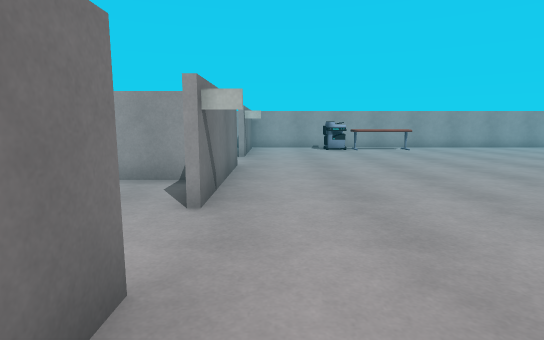
View 1 (above)

16 first-person views from a walk through a scene from a Unity 3-D project. The camera is 1.2 m above the floor, tilts 8° down and sees 80° across. The floor is counted in squares, 1 m on a side. Each view is taken from the middle of a square. On the plan, view 1 faces up. The plan holds only what a view shows up to about 14 squares ahead; the rest is blank. The player is left out. Some animated figures are not drawn. Some surface patterns are stand-ins.

View 2
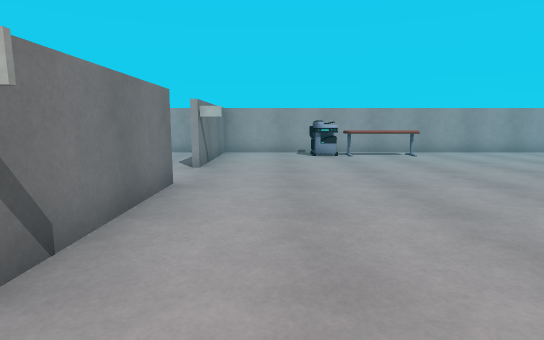

View 3
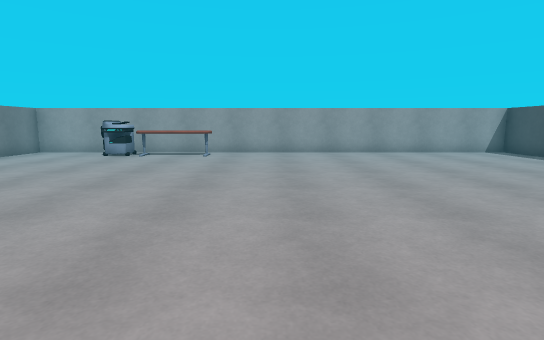

View 4
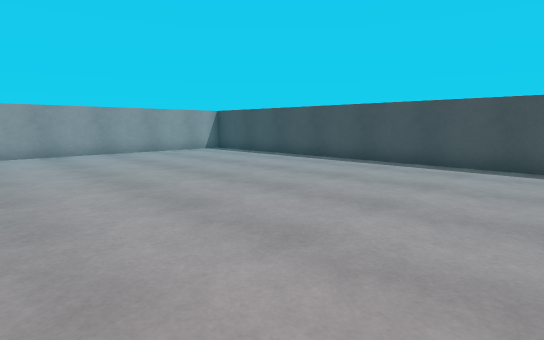

View 5
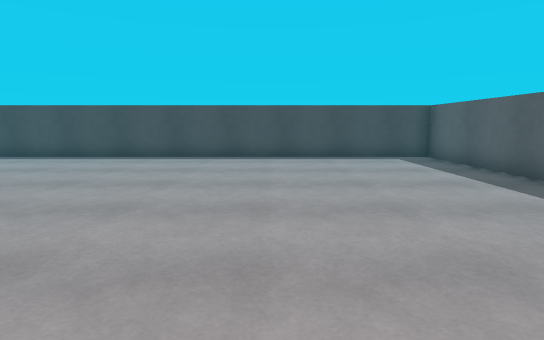

View 6
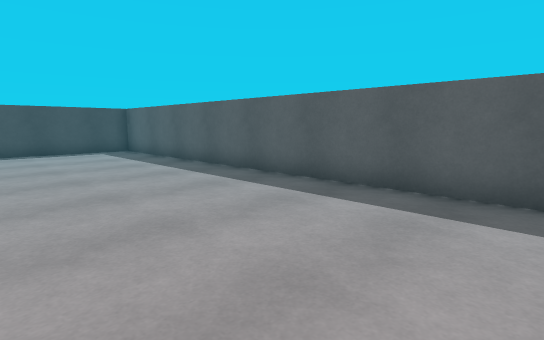

View 7
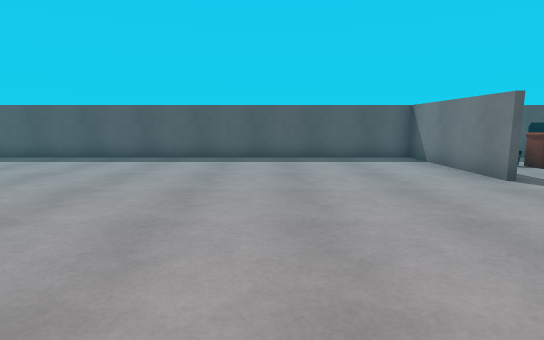

View 8
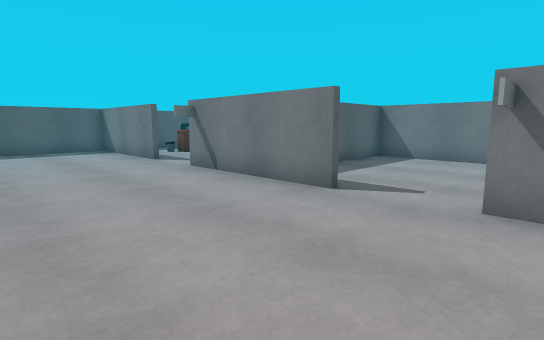

View 9
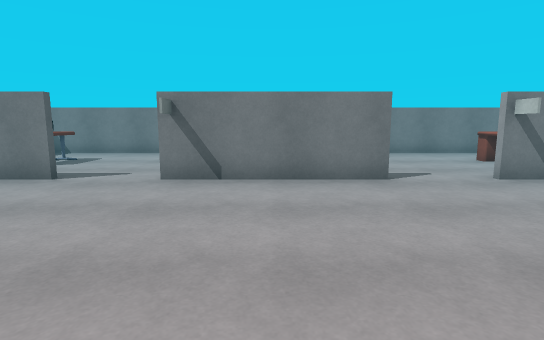

View 10
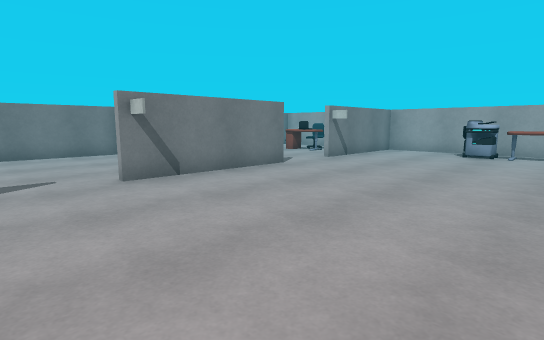

View 11
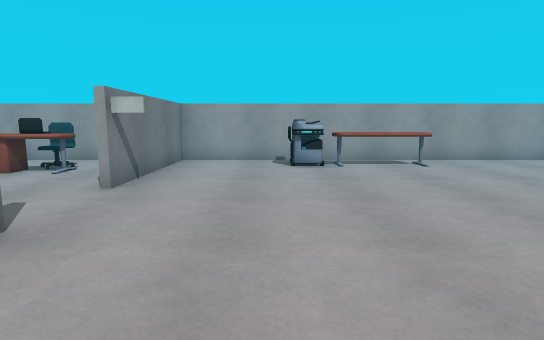

View 12
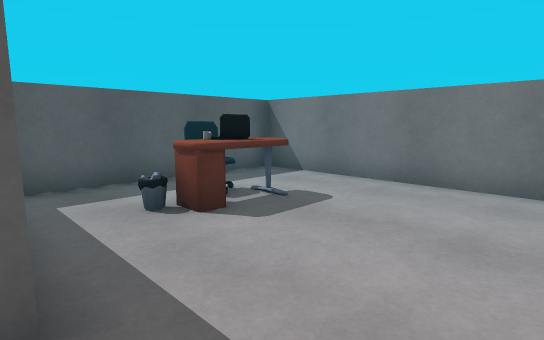

View 13
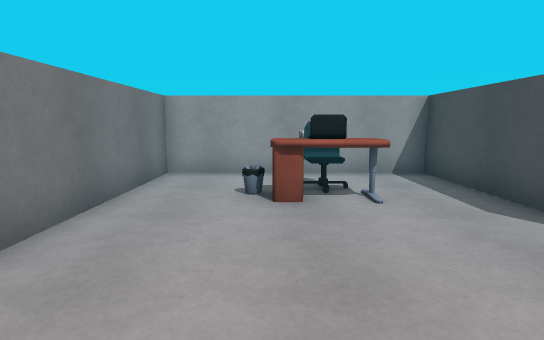

View 14
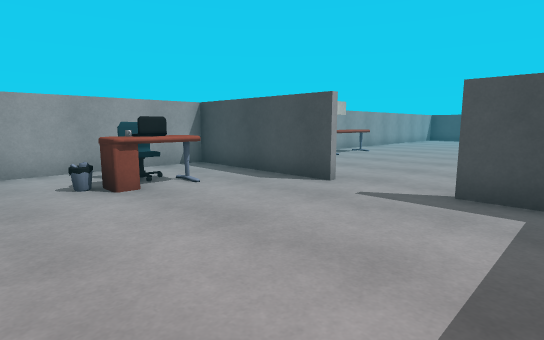

View 15
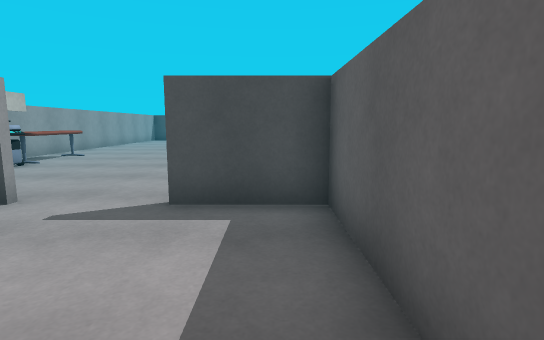

View 16
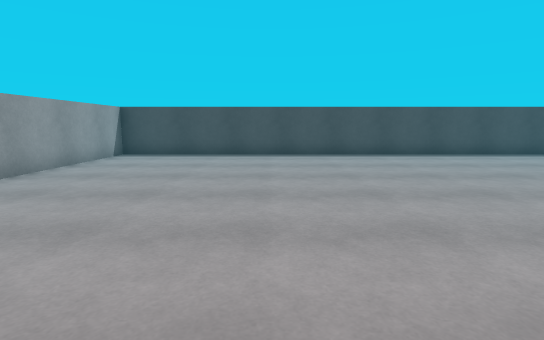

### Floor plan
Points are (right, up) in squares from view 1. A wall is a line through its corners. A room is listed if a view was taken in it or the views show most of it. See-through windows are left out.
Room 1 (views 1, 2, 3, 4, 5, 6, 7, 8, 9, 10, 11, 12, 16)
walls: (-0.4, 4.8) (-1.1, 4.8); (-1, 9.6) (-1, 4.5); (-1, 2.2) (-1, -2.8) (19, -2.8) (19, 17) (-0.9, 17); (-1, 17) (-1, 11.9)
ways out: opening at (-1, 10.5) to room 2; opening at (-1, 3.5) to room 3
objects: other object (3, 15) to (3, 16); other object (4, 15) to (7, 16)
Room 2 (views 13, 14, 15)
walls: (-1.2, 11.9) (-1.2, 17); (-0.4, 12.2) (-1.1, 12.2); (-0.9, 17) (-7.6, 17) (-7.6, 7.1) (-1.2, 7.1) (-1.2, 9.6)
ways out: opening at (-1, 10.5) to room 1
objects: other object (-5, 14) to (-5, 15); other object (-4, 14); other object (-4, 15); other object (-3, 14)
Room 3 (no view inside)
walls: (-7.6, 6.9) (-7.6, -2.8) (-1.8, -2.8); (-1.8, 7) (-3.4, 7)
ways out: opening at (-1, 3.5) to room 1
objects: other object (-5, -1) to (-4, -1); other object (-5, 0); other object (-4, 0); other object (-4, 1); other object (-3, 0)

Positions as (right, up) in squares from view 1, and headings:
1: (0, 0), facing up
2: (1, 3), facing up
3: (9, 3), facing up
4: (9, 3), facing up-right
5: (7, 3), facing right
6: (4, 3), facing down-right
7: (4, 9), facing down
8: (4, 13), facing down-left
9: (6, 7), facing left
10: (6, 2), facing up-left
11: (2, 6), facing up
12: (-1, 4), facing down-left
13: (-5, 9), facing up
14: (-7, 8), facing up-right
15: (-6, 8), facing right
16: (6, 11), facing right
